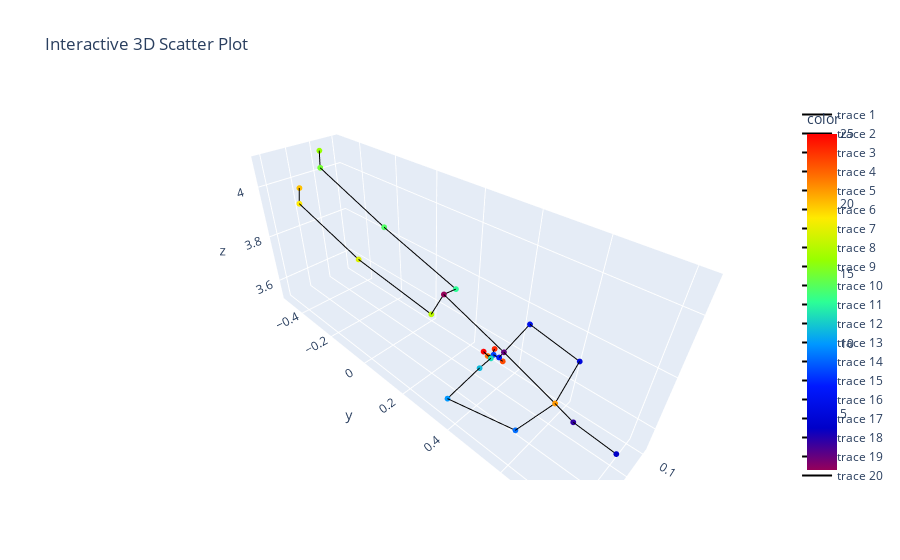

Notebook code for this chart:
### Code cell
def render_frame(d):
    reshaped_data = d.reshape(-1, 3)
    x = reshaped_data[:, 0]
    y = reshaped_data[:, 1]
    z = reshaped_data[:, 2]

    df = pd.DataFrame({'x': x, 'y': y, 'z': z})

    fig = px.scatter_3d(df, x='x', y='y', z='z', color=np.linspace(1, 25, len(x)),
                        color_continuous_scale='Rainbow', title='Interactive 3D Scatter Plot')

    fig.update_traces(marker=dict(size=2))

    cons = [[0, 1], [1, 20], [20, 2], [2, 3], [20, 8], [8, 9], [9, 10], [10, 11], [11, 23], [11, 24], [20, 4], [4, 5], [5, 6], [6, 7], [7, 21], [7, 22], [0, 16], [16, 17], [17, 18], [18, 19], [0, 12], [12, 13], [13, 14], [14, 15]]

    for con in cons:
        lx = [x[con[0]], x[con[1]]]
        ly = [y[con[0]], y[con[1]]]
        lz = [z[con[0]], z[con[1]]]
        fig.add_trace(go.Scatter3d(x=lx, y=ly, z=lz, mode='lines', line=dict(color='black', width=2)))

    fig.show()

### Figure 1 — Plotly figure (JSON) as saved in the notebook; plotly's stock layout.template omitted (floating-point values rounded to 4 significant figures)
{"data": [{"hovertemplate": "x=%{x}<br>y=%{y}<br>z=%{z}<br>color=%{marker.color}<extra></extra>", "legendgroup": "", "marker": {"color": [1, 2, 3, 4, 5, 6, 7, 8, 9, 10, 11, 12, 13, 14, 15, 16, 17, 18, 19, 20, 21, 22, 23, 24, 25], "coloraxis": "coloraxis", "size": 2, "symbol": "circle"}, "mode": "markers", "name": "", "scene": "scene", "showlegend": false, "type": "scatter3d", "x": [0.2181, 0.2323, 0.2457, 0.2129, 0.1109, 0.1009, 0.1187, 0.1165, 0.345, 0.4211, 0.1919, 0.1299, 0.1627, 0.1975, 0.2443, 0.204, 0.27, 0.3105, 0.3428, 0.2952, 0.2426, 0.12, 0.099, 0.0871, 0.1268], "y": [0.1726, 0.4326, 0.6875, 0.8081, 0.6113, 0.4287, 0.3428, 0.3174, 0.5742, 0.3848, 0.3188, 0.3171, 0.1746, -0.1361, -0.4202, -0.4763, 0.1678, -0.1462, -0.4331, -0.502, 0.6245, 0.2957, 0.3459, 0.2988, 0.2815], "z": [3.785, 3.715, 3.635, 3.582, 3.717, 3.742, 3.557, 3.551, 3.588, 3.627, 3.541, 3.543, 3.779, 3.904, 4.055, 4.094, 3.73, 3.818, 3.943, 3.969, 3.656, 3.533, 3.527, 3.547, 3.549]}, {"line": {"color": "black", "width": 2}, "mode": "lines", "type": "scatter3d", "x": [0.2181, 0.2323], "y": [0.1726, 0.4326], "z": [3.785, 3.715]}, {"line": {"color": "black", "width": 2}, "mode": "lines", "type": "scatter3d", "x": [0.2323, 0.2426], "y": [0.4326, 0.6245], "z": [3.715, 3.656]}, {"line": {"color": "black", "width": 2}, "mode": "lines", "type": "scatter3d", "x": [0.2426, 0.2457], "y": [0.6245, 0.6875], "z": [3.656, 3.635]}, {"line": {"color": "black", "width": 2}, "mode": "lines", "type": "scatter3d", "x": [0.2457, 0.2129], "y": [0.6875, 0.8081], "z": [3.635, 3.582]}, {"line": {"color": "black", "width": 2}, "mode": "lines", "type": "scatter3d", "x": [0.2426, 0.345], "y": [0.6245, 0.5742], "z": [3.656, 3.588]}, {"line": {"color": "black", "width": 2}, "mode": "lines", "type": "scatter3d", "x": [0.345, 0.4211], "y": [0.5742, 0.3848], "z": [3.588, 3.627]}, {"line": {"color": "black", "width": 2}, "mode": "lines", "type": "scatter3d", "x": [0.4211, 0.1919], "y": [0.3848, 0.3188], "z": [3.627, 3.541]}, {"line": {"color": "black", "width": 2}, "mode": "lines", "type": "scatter3d", "x": [0.1919, 0.1299], "y": [0.3188, 0.3171], "z": [3.541, 3.543]}, {"line": {"color": "black", "width": 2}, "mode": "lines", "type": "scatter3d", "x": [0.1299, 0.0871], "y": [0.3171, 0.2988], "z": [3.543, 3.547]}, {"line": {"color": "black", "width": 2}, "mode": "lines", "type": "scatter3d", "x": [0.1299, 0.1268], "y": [0.3171, 0.2815], "z": [3.543, 3.549]}, {"line": {"color": "black", "width": 2}, "mode": "lines", "type": "scatter3d", "x": [0.2426, 0.1109], "y": [0.6245, 0.6113], "z": [3.656, 3.717]}, {"line": {"color": "black", "width": 2}, "mode": "lines", "type": "scatter3d", "x": [0.1109, 0.1009], "y": [0.6113, 0.4287], "z": [3.717, 3.742]}, {"line": {"color": "black", "width": 2}, "mode": "lines", "type": "scatter3d", "x": [0.1009, 0.1187], "y": [0.4287, 0.3428], "z": [3.742, 3.557]}, {"line": {"color": "black", "width": 2}, "mode": "lines", "type": "scatter3d", "x": [0.1187, 0.1165], "y": [0.3428, 0.3174], "z": [3.557, 3.551]}, {"line": {"color": "black", "width": 2}, "mode": "lines", "type": "scatter3d", "x": [0.1165, 0.12], "y": [0.3174, 0.2957], "z": [3.551, 3.533]}, {"line": {"color": "black", "width": 2}, "mode": "lines", "type": "scatter3d", "x": [0.1165, 0.099], "y": [0.3174, 0.3459], "z": [3.551, 3.527]}, {"line": {"color": "black", "width": 2}, "mode": "lines", "type": "scatter3d", "x": [0.2181, 0.27], "y": [0.1726, 0.1678], "z": [3.785, 3.73]}, {"line": {"color": "black", "width": 2}, "mode": "lines", "type": "scatter3d", "x": [0.27, 0.3105], "y": [0.1678, -0.1462], "z": [3.73, 3.818]}, {"line": {"color": "black", "width": 2}, "mode": "lines", "type": "scatter3d", "x": [0.3105, 0.3428], "y": [-0.1462, -0.4331], "z": [3.818, 3.943]}, {"line": {"color": "black", "width": 2}, "mode": "lines", "type": "scatter3d", "x": [0.3428, 0.2952], "y": [-0.4331, -0.502], "z": [3.943, 3.969]}, {"line": {"color": "black", "width": 2}, "mode": "lines", "type": "scatter3d", "x": [0.2181, 0.1627], "y": [0.1726, 0.1746], "z": [3.785, 3.779]}, {"line": {"color": "black", "width": 2}, "mode": "lines", "type": "scatter3d", "x": [0.1627, 0.1975], "y": [0.1746, -0.1361], "z": [3.779, 3.904]}, {"line": {"color": "black", "width": 2}, "mode": "lines", "type": "scatter3d", "x": [0.1975, 0.2443], "y": [-0.1361, -0.4202], "z": [3.904, 4.055]}, {"line": {"color": "black", "width": 2}, "mode": "lines", "type": "scatter3d", "x": [0.2443, 0.204], "y": [-0.4202, -0.4763], "z": [4.055, 4.094]}], "layout": {"coloraxis": {"colorbar": {"title": {"text": "color"}}, "colorscale": [[0, "rgb(150,0,90)"], [0.125, "rgb(0,0,200)"], [0.25, "rgb(0,25,255)"], [0.375, "rgb(0,152,255)"], [0.5, "rgb(44,255,150)"], [0.625, "rgb(151,255,0)"], [0.75, "rgb(255,234,0)"], [0.875, "rgb(255,111,0)"], [1, "rgb(255,0,0)"]]}, "legend": {"tracegroupgap": 0}, "scene": {"domain": {"x": [0, 1], "y": [0, 1]}, "xaxis": {"title": {"text": "x"}}, "yaxis": {"title": {"text": "y"}}, "zaxis": {"title": {"text": "z"}}}, "title": {"text": "Interactive 3D Scatter Plot"}}}
